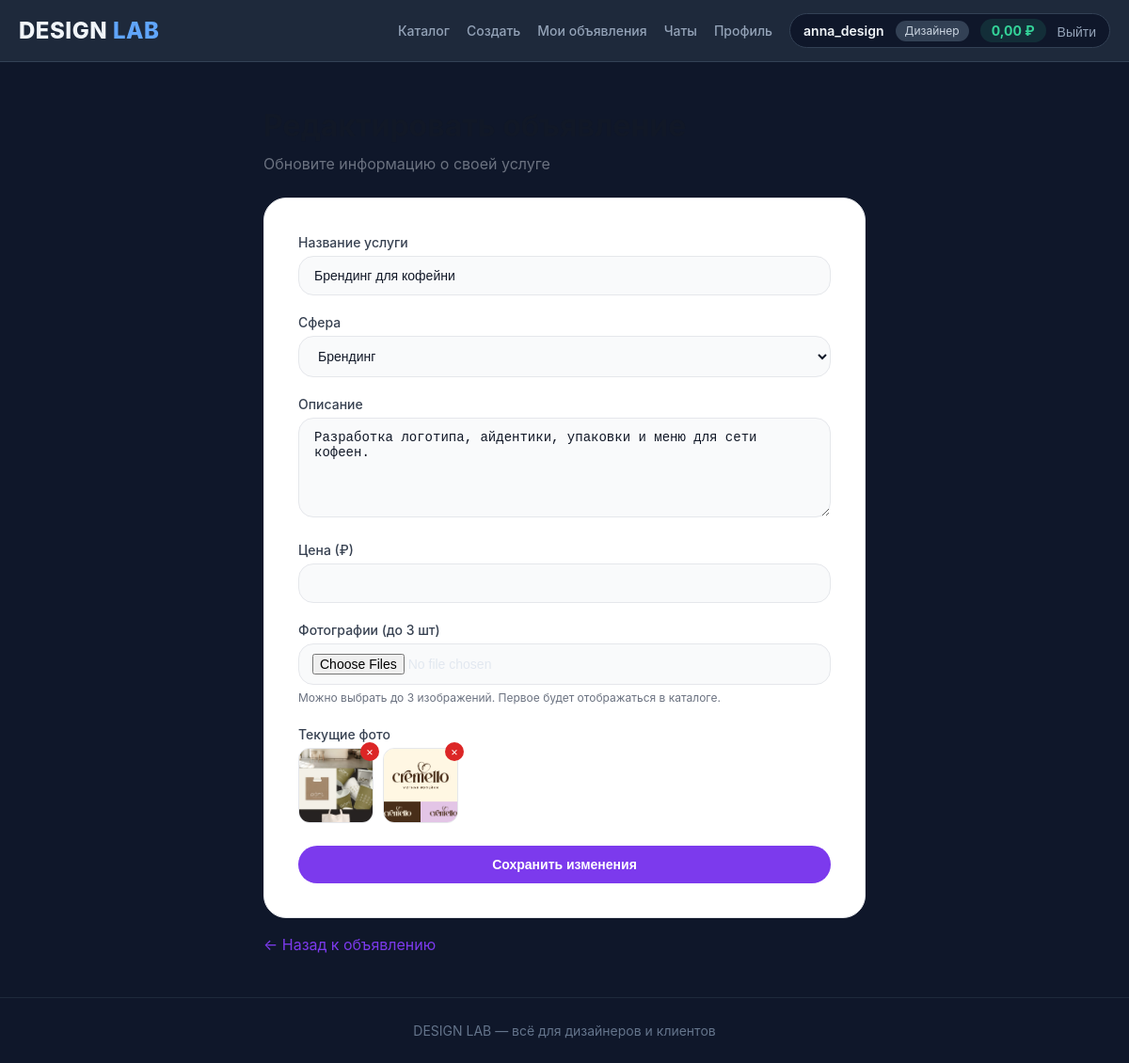
Page /edit-service/10/ (signed in) on the committed database.
### accounts/models.py (models this page shows, shortened)
class User(AbstractUser):
    ROLE_CHOICES = [
        ('admin', 'Администратор'),
        ('designer', 'Дизайнер'),
        ('client', 'Клиент'),
    ]
    role = models.CharField(max_length=20, choices=ROLE_CHOICES, default='client')
    phone = models.CharField(max_length=20, blank=True)
    avatar = models.ImageField(upload_to='avatars/', blank=True, null=True)
    bio = models.TextField(blank=True)
    company = models.CharField(max_length=200, blank=True)
    gender = models.CharField(max_length=10, blank=True)
    birth_date = models.DateField(null=True, blank=True)
    age = models.IntegerField(null=True, blank=True)
    created_at = models.DateTimeField(auto_now_add=True)
    last_seen = models.DateTimeField(null=True, blank=True)
    balance = models.DecimalField(max_digits=10, decimal_places=2, default=0, verbose_name='Баланс (руб)')
    @property
    def is_admin(self):
        return self.role == 'admin'

### projects/models.py (models this page shows, shortened)
class Service(models.Model):
    SPHERE_CHOICES = [
        ('branding', 'Брендинг'),
        ('web', 'Веб-дизайн'),
        ('graphic', 'Графический дизайн'),
        ('interior', 'Интерьеры'),
        ('other', 'Другое'),
    ]
    designer = models.ForeignKey(settings.AUTH_USER_MODEL, on_delete=models.CASCADE, related_name='services', limit_choices_to={'role': 'designer'}, verbose_name='Дизайнер')
    title = models.CharField(max_length=200, verbose_name='Название услуги')
    description = models.TextField(verbose_name='Описание')
    sphere = models.CharField(max_length=20, choices=SPHERE_CHOICES, verbose_name='Сфера')
    price = models.DecimalField(max_digits=10, decimal_places=2, default=0, verbose_name='Цена (₽)')
    is_active = models.BooleanField(default=True, verbose_name='Активно')
    created_at = models.DateTimeField(auto_now_add=True, verbose_name='Дата создания')
    class Meta:
        verbose_name = 'Услуга'
        verbose_name_plural = 'Услуги'
        ordering = ['-created_at']

class ServiceImage(models.Model):
    service = models.ForeignKey(Service, on_delete=models.CASCADE, related_name='images', verbose_name='Услуга')
    image = models.ImageField(upload_to='services/', verbose_name='Изображение')
    class Meta:
        verbose_name = 'Фото услуги'
        verbose_name_plural = 'Фото услуг'

### core/views.py (the view, shortened to what this page needs)
# urls.py: path('edit-service/<int:service_id>/', views.edit_service, name='edit_service'),
@login_required
def edit_service(request, service_id):
    service = get_object_or_404(Service, id=service_id, designer=request.user)
    unread_count = Message.objects.filter(receiver=request.user, is_read=False).count()
    return render(request, 'edit_service.html', {'service': service, 'unread_count': unread_count})

### templates/edit_service.html (shortened to what this page needs)
{% extends 'base.html' %}
{% block content %}
<div style="max-width: 640px; margin: 0 auto;">
    <h1 style="font-size: 32px; font-weight: 700; color: #111827; margin-bottom: 4px;">
    </h1>
    <p style="color: #6b7280; margin-bottom: 24px;">
        Обновите информацию о своей услуге
    </p>
    <form method="post" enctype="multipart/form-data" style="background: #ffffff; border: 1px solid #e5e7eb; border-radius: 24px; padding: 36px;">
        <div style="margin-bottom: 18px;">
            <label style="display: block; font-size: 14px; font-weight: 500; color: #374151; margin-bottom: 4px;">Название услуги</label>
            <input type="text" name="title" value="{{ service.title }}" style="width: 100%; padding: 12px 16px; border-radius: 16px; border: 1px solid #e5e7eb; background: #f9fafb; color: #111827; font-size: 14px;">
        </div>
        <div style="margin-bottom: 18px;">
            <label style="display: block; font-size: 14px; font-weight: 500; color: #374151; margin-bottom: 4px;">Сфера</label>
            <select name="sphere" style="width: 100%; padding: 12px 16px; border-radius: 16px; border: 1px solid #e5e7eb; background: #f9fafb; color: #111827; font-size: 14px;">
                <option value="branding" {% if service.sphere == 'branding' %}selected{% endif %}>Брендинг</option>
            </select>
        </div>
        <div style="margin-bottom: 18px;">
            <label style="display: block; font-size: 14px; font-weight: 500; color: #374151; margin-bottom: 4px;">Описание</label>
            <textarea name="description" rows="5" style="width: 100%; padding: 12px 16px; border-radius: 16px; border: 1px solid #e5e7eb; background: #f9fafb; color: #111827; font-size: 14px;">{{ service.description }}</textarea>
        </div>
        <div style="margin-bottom: 18px;">
            <label style="display: block; font-size: 14px; font-weight: 500; color: #374151; margin-bottom: 4px;">Цена (₽)</label>
            <input type="number" name="price" value="{{ service.price }}" style="width: 100%; padding: 12px 16px; border-radius: 16px; border: 1px solid #e5e7eb; background: #f9fafb; color: #111827; font-size: 14px;">
        </div>
        <div style="margin-bottom: 18px;">
            <label style="display: block; font-size: 14px; font-weight: 500; color: #374151; margin-bottom: 4px;">Фотографии (до 3 шт)</label>
            <input type="file" name="images" multiple accept="image/*" style="width: 100%; padding: 10px 14px; border-radius: 16px; border: 1px solid #e5e7eb; background: #f9fafb; font-size: 14px;">
            <small style="color: #6b7280; font-size: 12px;">Можно выбрать до 3 изображений. Первое будет отображаться в каталоге.</small>
        </div>
        {% if service.images.all %}
            <div style="margin-bottom: 18px;">
                <label style="display: block; font-size: 14px; font-weight: 500; color: #374151; margin-bottom: 4px;">Текущие фото</label>
                <div style="display: flex; gap: 10px; flex-wrap: wrap;">
                    {% for img in service.images.all %}
                        <div style="position: relative; display: inline-block;">
                            <img src="{{ img.image.url }}" style="width: 80px; height: 80px; object-fit: cover; border-radius: 12px; border: 1px solid #e5e7eb;">
                            <a href="{% url 'delete_service_image' img.id %}" style="position: absolute; top: -6px; right: -6px; background: #dc2626; color: #fff; border-radius: 50%; width: 20px; height: 20px; display: flex; align-items: center; justify-content: center; font-size: 12px; text-decoration: none;">×</a>
                        </div>
                    {% endfor %}
                </div>
            </div>
        {% endif %}
        <button type="submit" style="display: inline-block; padding: 12px 30px; border-radius: 40px; font-size: 14px; font-weight: 600; border: none; cursor: pointer; transition: 0.2s ease; background: #7c3aed; color: #fff; width: 100%;">
            Сохранить изменения
        </button>
    </form>
    <div style="margin-top: 16px;">
        <a href="{% url 'service_detail' service.id %}" style="color: #7c3aed; text-decoration: none;">
            ← Назад к объявлению
        </a>
    </div>
</div>
{% endblock %}

### templates/base.html (shortened to what this page needs)
<!DOCTYPE html>
<html lang="ru">
<head>
</head>
<body>
    <header class="header">
        <div class="container">
            <div class="header-content">
                <a href="/" class="logo">DESIGN <span>LAB</span></a>
                <div class="nav">
                    {% if user.is_authenticated %}
                        <a href="{% url 'services_list' %}">Каталог</a>
                        {% if user.role == 'designer' %}
                            <a href="{% url 'create_service' %}">Создать</a>
                            <a href="{% url 'my_services' %}">Мои объявления</a>
                            <a href="{% url 'chats_list' %}">
                                Чаты
                            </a>
                            <a href="{% url 'profile' %}">Профиль</a>
                        {% endif %}
                        <div class="user-info">
                            <span class="user-name">{{ user.username }}</span>
                            <span class="user-role">{{ user.get_role_display }}</span>
                            <span class="user-balance">{{ user.balance }} ₽</span>
                            <form method="post" action="{% url 'logout' %}" style="display:inline;">
                                <button type="submit" class="logout-btn">Выйти</button>
                            </form>
                        </div>
                    {% else %}
                        <a href="{% url 'login' %}">Вход</a>
                        <a href="{% url 'register' %}">Регистрация</a>
                    {% endif %}
                </div>
            </div>
        </div>
    </header>
    <main class="main">
        <div class="container">
            {% block content %}
            {% endblock %}
        </div>
    </main>
    <footer class="footer">
        <div class="container">
            DESIGN LAB — всё для дизайнеров и клиентов
        </div>
    </footer>
</body>
</html>

### templates/base.html (style rules this page uses)
* { margin: 0; padding: 0; box-sizing: border-box; }
body { font-family: -apple-system, BlinkMacSystemFont, 'Segoe UI', Roboto, Arial, sans-serif; background: #0f172a; color: #e2e8f0; line-height: 1.5; }
.container { max-width: 1200px; margin: 0 auto; padding: 0 20px; }
.header { background: #1e293b; border-bottom: 1px solid #334155; padding: 14px 0; position: sticky; top: 0; z-index: 100; }
.header-content { display: flex; justify-content: space-between; align-items: center; flex-wrap: wrap; gap: 12px; }
.logo { font-size: 24px; font-weight: 800; color: #f1f5f9; text-decoration: none; letter-spacing: 0.5px; }
.logo span { color: #60a5fa; }
.nav { display: flex; gap: 18px; align-items: center; flex-wrap: wrap; }
.nav a { text-decoration: none; color: #94a3b8; font-size: 14px; font-weight: 500; transition: color 0.2s; }
.user-info { display: flex; align-items: center; gap: 12px; background: #0f172a; border: 1px solid #334155; padding: 5px 14px; border-radius: 30px; }
.user-name { font-weight: 600; font-size: 14px; color: #f1f5f9; }
.user-role { font-size: 12px; color: #cbd5e1; background: #334155; padding: 2px 10px; border-radius: 30px; }
.user-balance { font-size: 14px; font-weight: 700; color: #34d399; background: rgba(52, 211, 153, 0.12); padding: 2px 12px; border-radius: 30px; }
.logout-btn { background: none; border: none; color: #94a3b8; cursor: pointer; font-size: 14px; transition: color 0.2s; }
.main { padding: 44px 0; min-height: 70vh; }
.footer { text-align: center; padding: 24px 0; color: #64748b; border-top: 1px solid #1e293b; font-size: 14px; }

### rows in the picture
User: username "anna_design", role "Дизайнер", balance "0,00"
Service: title "Брендинг для кофейни", sphere "Брендинг", description "Разработка логотипа, айдентики, упаковки и меню для сети кофеен."
ServiceImage: image (picture)
ServiceImage: image (picture)
